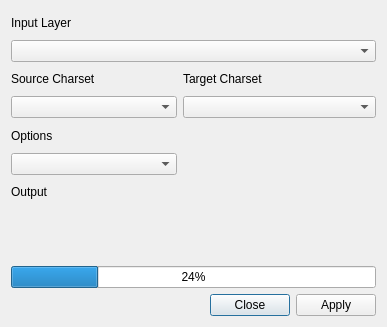
<?xml version="1.0" encoding="UTF-8"?>
<ui version="4.0">
 <class>hcmgis_font_convert_form</class>
 <widget class="QDialog" name="hcmgis_font_convert_form">
  <property name="windowModality">
   <enum>Qt::ApplicationModal</enum>
  </property>
  <property name="enabled">
   <bool>true</bool>
  </property>
  <property name="geometry">
   <rect>
    <x>0</x>
    <y>0</y>
    <width>387</width>
    <height>327</height>
   </rect>
  </property>
  <property name="mouseTracking">
   <bool>false</bool>
  </property>
  <property name="windowTitle">
   <string>Vietnamese Font Converter</string>
  </property>
  <layout class="QVBoxLayout" name="verticalLayout">
   <item>
    <layout class="QGridLayout" name="gridLayout">
     <property name="sizeConstraint">
      <enum>QLayout::SetDefaultConstraint</enum>
     </property>
     <item row="0" column="0" colspan="3">
      <widget class="QLabel" name="LblInput">
       <property name="text">
        <string>Input Layer</string>
       </property>
      </widget>
     </item>
     <item row="1" column="0" colspan="3">
      <widget class="QgsMapLayerComboBox" name="CboInput">
       <property name="showCrs" stdset="0">
        <bool>true</bool>
       </property>
      </widget>
     </item>
     <item row="2" column="1" colspan="2">
      <widget class="QLabel" name="LblDestFont">
       <property name="text">
        <string>Target Charset</string>
       </property>
      </widget>
     </item>
     <item row="5" column="0">
      <widget class="QComboBox" name="CboOption">
       <item>
        <property name="text">
         <string/>
        </property>
       </item>
       <item>
        <property name="text">
         <string>UPPER CASE (IN HOA)</string>
        </property>
       </item>
       <item>
        <property name="text">
         <string>lower case (in thường)</string>
        </property>
       </item>
       <item>
        <property name="text">
         <string>Capitalize (Hoa đầu câu)</string>
        </property>
       </item>
       <item>
        <property name="text">
         <string>Title (Hoa Mỗi Từ)</string>
        </property>
       </item>
      </widget>
     </item>
     <item row="4" column="0" colspan="3">
      <widget class="QLabel" name="LblOption">
       <property name="text">
        <string>Options</string>
       </property>
      </widget>
     </item>
     <item row="6" column="0" colspan="3">
      <widget class="QLabel" name="LblOutput">
       <property name="text">
        <string>Output</string>
       </property>
      </widget>
     </item>
     <item row="9" column="0" colspan="3">
      <widget class="QProgressBar" name="status">
       <property name="value">
        <number>24</number>
       </property>
      </widget>
     </item>
     <item row="3" column="1" colspan="2">
      <widget class="QComboBox" name="CboDestFont">
       <item>
        <property name="text">
         <string/>
        </property>
       </item>
       <item>
        <property name="text">
         <string>Unicode</string>
        </property>
       </item>
       <item>
        <property name="text">
         <string>TCVN3</string>
        </property>
       </item>
       <item>
        <property name="text">
         <string>VNI-Windows</string>
        </property>
       </item>
       <item>
        <property name="text">
         <string>ANSI (Khong dau)</string>
        </property>
       </item>
      </widget>
     </item>
     <item row="8" column="0" colspan="3">
      <widget class="QLabel" name="LblStatus">
       <property name="text">
        <string/>
       </property>
      </widget>
     </item>
     <item row="2" column="0">
      <widget class="QLabel" name="LblSourceFont">
       <property name="text">
        <string>Source Charset</string>
       </property>
      </widget>
     </item>
     <item row="3" column="0">
      <widget class="QComboBox" name="CboSourceFont">
       <item>
        <property name="text">
         <string/>
        </property>
       </item>
       <item>
        <property name="text">
         <string>TCVN3</string>
        </property>
       </item>
       <item>
        <property name="text">
         <string>Unicode</string>
        </property>
       </item>
       <item>
        <property name="text">
         <string>VNI-Windows</string>
        </property>
       </item>
      </widget>
     </item>
     <item row="7" column="0" colspan="3">
      <widget class="QgsFileWidget" name="output_file_name" native="true"/>
     </item>
    </layout>
   </item>
   <item>
    <widget class="QDialogButtonBox" name="BtnApplyClose">
     <property name="standardButtons">
      <set>QDialogButtonBox::Apply|QDialogButtonBox::Close</set>
     </property>
    </widget>
   </item>
  </layout>
 </widget>
 <customwidgets>
  <customwidget>
   <class>QgsFileWidget</class>
   <extends>QWidget</extends>
   <header>qgsfilewidget.h</header>
  </customwidget>
  <customwidget>
   <class>QgsMapLayerComboBox</class>
   <extends>QComboBox</extends>
   <header>qgsmaplayercombobox.h</header>
  </customwidget>
 </customwidgets>
 <resources/>
 <connections>
  <connection>
   <sender>BtnApplyClose</sender>
   <signal>accepted()</signal>
   <receiver>hcmgis_font_convert_form</receiver>
   <slot>accept()</slot>
   <hints>
    <hint type="sourcelabel">
     <x>251</x>
     <y>272</y>
    </hint>
    <hint type="destinationlabel">
     <x>169</x>
     <y>143</y>
    </hint>
   </hints>
  </connection>
  <connection>
   <sender>BtnApplyClose</sender>
   <signal>rejected()</signal>
   <receiver>hcmgis_font_convert_form</receiver>
   <slot>reject()</slot>
   <hints>
    <hint type="sourcelabel">
     <x>251</x>
     <y>272</y>
    </hint>
    <hint type="destinationlabel">
     <x>169</x>
     <y>143</y>
    </hint>
   </hints>
  </connection>
 </connections>
</ui>
